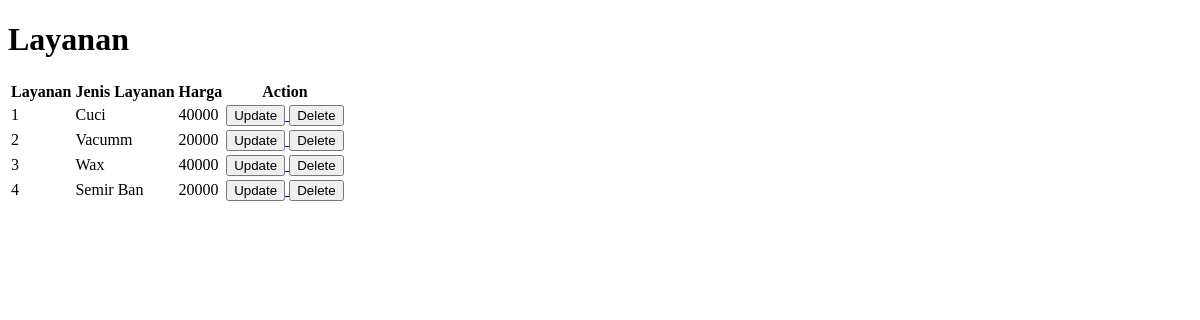
/tampillayanan, run on an earlier commit of the app's database.
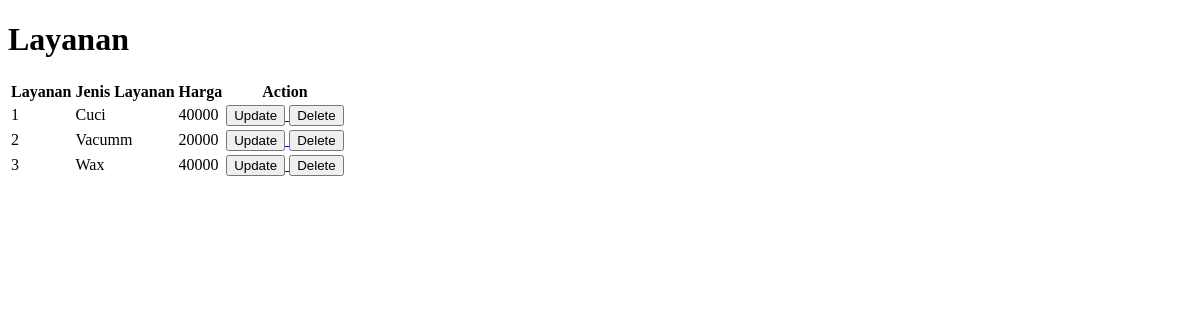
And on a later commit of the database.
### app/models.py (models this page shows, shortened)
class layanan(models.Model):
    idlayanan = models.AutoField(primary_key=True)
    jenislayanan = models.CharField(max_length=10)
    harga = models.IntegerField()

### app/views.py (the view)
# urls.py: path('tampillayanan', views.indexlayanan, name ='tampillayanan'),
def indexlayanan(request):
    alllayananobj = models.layanan.objects.all()
    return render(request, 'tampillayanan.html', {
        'alllayananobj' : alllayananobj
    })

### app/templates/tampillayanan.html (shortened to what this page needs)
<!DOCTYPE html>
<html lang="en">
<head>
</head>
<body>
    <h1>Layanan</h1>
 <table>
    <tr>
        <th>Layanan</th>
        <th>Jenis Layanan</th>
        <th>Harga</th>
        <th>Action</th>
    </tr>
    {%for item in alllayananobj %}
    <tr>
        <td>{{ item.idlayanan }}</td>
        <td>{{ item.jenislayanan }}</td>
        <td>{{ item.harga }}</td>
        <td>
            <a href="{% url 'perbaruilayanan' item.idlayanan %}">
                <button>Update</button>
            </a>
            <a href="{% url 'hapuslayanan' item.idlayanan %}">
                <button>Delete</button>
            </a>
        </td>
    </tr>
    {% endfor %}
 </table>
</body>
</html>

What changed in the data, as far as the page shows it:
removed layanan: idlayanan "4", jenislayanan "Semir Ban", harga "20000"
